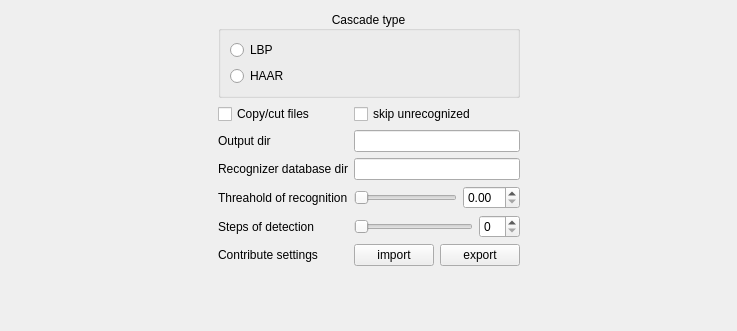
<?xml version="1.0" encoding="UTF-8"?>
<ui version="4.0">
 <class>FSettingsWidget</class>
 <widget class="QWidget" name="FSettingsWidget">
  <property name="geometry">
   <rect>
    <x>0</x>
    <y>0</y>
    <width>737</width>
    <height>331</height>
   </rect>
  </property>
  <property name="windowTitle">
   <string>Form</string>
  </property>
  <layout class="QVBoxLayout" name="verticalLayout_2">
   <item>
    <layout class="QVBoxLayout" name="verticalLayout">
     <item>
      <layout class="QHBoxLayout" name="horizontalLayout_3">
       <item>
        <spacer name="horizontalSpacer">
         <property name="orientation">
          <enum>Qt::Horizontal</enum>
         </property>
         <property name="sizeHint" stdset="0">
          <size>
           <width>40</width>
           <height>20</height>
          </size>
         </property>
        </spacer>
       </item>
       <item>
        <layout class="QFormLayout" name="formLayout">
         <item row="4" column="0">
          <widget class="QLabel" name="label_3">
           <property name="text">
            <string>Output dir</string>
           </property>
          </widget>
         </item>
         <item row="4" column="1">
          <widget class="QLineEdit" name="lineEdit"/>
         </item>
         <item row="5" column="0">
          <widget class="QLabel" name="label_4">
           <property name="text">
            <string>Recognizer database dir</string>
           </property>
          </widget>
         </item>
         <item row="5" column="1">
          <widget class="QLineEdit" name="lineEdit_2"/>
         </item>
         <item row="6" column="0">
          <widget class="QLabel" name="label_5">
           <property name="text">
            <string>Threahold of recognition</string>
           </property>
          </widget>
         </item>
         <item row="6" column="1">
          <layout class="QHBoxLayout" name="horizontalLayout">
           <item>
            <widget class="QSlider" name="horizontalSlider">
             <property name="orientation">
              <enum>Qt::Horizontal</enum>
             </property>
            </widget>
           </item>
           <item>
            <widget class="QDoubleSpinBox" name="doubleSpinBox"/>
           </item>
          </layout>
         </item>
         <item row="7" column="0">
          <widget class="QLabel" name="label_7">
           <property name="text">
            <string>Steps of detection</string>
           </property>
          </widget>
         </item>
         <item row="7" column="1">
          <layout class="QHBoxLayout" name="horizontalLayout_4">
           <item>
            <widget class="QSlider" name="horizontalSlider_2">
             <property name="orientation">
              <enum>Qt::Horizontal</enum>
             </property>
            </widget>
           </item>
           <item>
            <widget class="QSpinBox" name="spinBox"/>
           </item>
          </layout>
         </item>
         <item row="8" column="0">
          <widget class="QLabel" name="label_6">
           <property name="text">
            <string>Contribute settings</string>
           </property>
          </widget>
         </item>
         <item row="8" column="1">
          <layout class="QHBoxLayout" name="horizontalLayout_2">
           <item>
            <widget class="QPushButton" name="pushButton">
             <property name="text">
              <string>import</string>
             </property>
            </widget>
           </item>
           <item>
            <widget class="QPushButton" name="pushButton_2">
             <property name="text">
              <string>export</string>
             </property>
            </widget>
           </item>
          </layout>
         </item>
         <item row="2" column="0" colspan="2">
          <widget class="QGroupBox" name="groupBox">
           <property name="title">
            <string>Cascade type</string>
           </property>
           <property name="alignment">
            <set>Qt::AlignCenter</set>
           </property>
           <layout class="QVBoxLayout" name="verticalLayout_3">
            <item>
             <widget class="QRadioButton" name="radioButton">
              <property name="text">
               <string>LBP</string>
              </property>
             </widget>
            </item>
            <item>
             <widget class="QRadioButton" name="radioButton_2">
              <property name="text">
               <string>HAAR</string>
              </property>
             </widget>
            </item>
           </layout>
          </widget>
         </item>
         <item row="3" column="0">
          <widget class="QCheckBox" name="checkBox_2">
           <property name="text">
            <string>Copy/cut files</string>
           </property>
          </widget>
         </item>
         <item row="3" column="1">
          <widget class="QCheckBox" name="checkBox">
           <property name="text">
            <string>skip unrecognized</string>
           </property>
          </widget>
         </item>
        </layout>
       </item>
       <item>
        <spacer name="horizontalSpacer_2">
         <property name="orientation">
          <enum>Qt::Horizontal</enum>
         </property>
         <property name="sizeHint" stdset="0">
          <size>
           <width>40</width>
           <height>20</height>
          </size>
         </property>
        </spacer>
       </item>
      </layout>
     </item>
     <item>
      <spacer name="verticalSpacer">
       <property name="orientation">
        <enum>Qt::Vertical</enum>
       </property>
       <property name="sizeHint" stdset="0">
        <size>
         <width>20</width>
         <height>40</height>
        </size>
       </property>
      </spacer>
     </item>
     <item>
      <spacer name="verticalSpacer_2">
       <property name="orientation">
        <enum>Qt::Vertical</enum>
       </property>
       <property name="sizeHint" stdset="0">
        <size>
         <width>20</width>
         <height>40</height>
        </size>
       </property>
      </spacer>
     </item>
    </layout>
   </item>
  </layout>
 </widget>
 <resources/>
 <connections/>
</ui>
